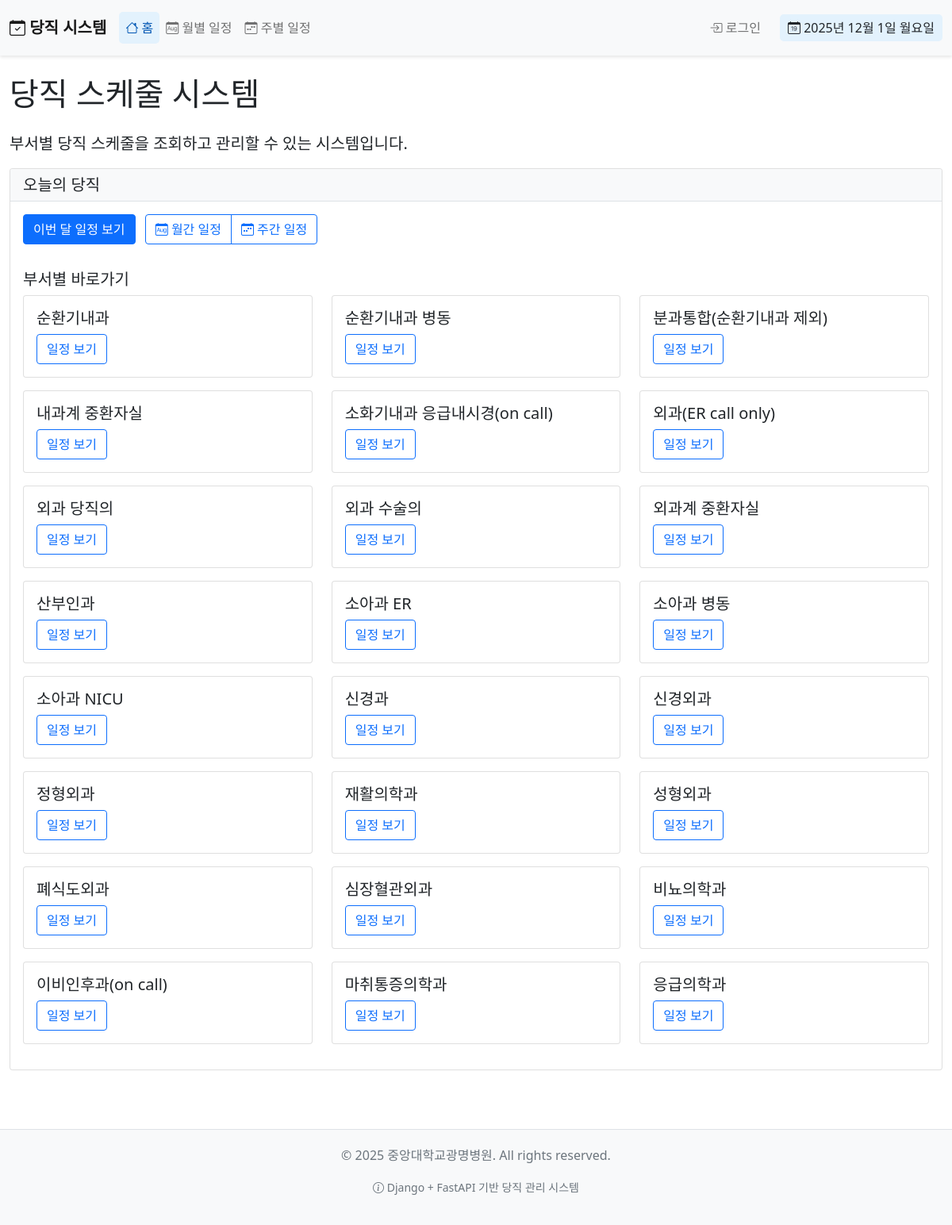
Page /schedule/ on the committed database.
### schedule/models.py (models this page shows, shortened)
class Department(models.Model):
    DEPARTMENT_CHOICES = [
        ('순환기내과', '순환기내과'),
        ('순환기내과 병동', '순환기내과 병동'),
        ('분과통합(순환기내과 제외)', '분과통합(순환기내과 제외)'),
        ('내과계 중환자실', '내과계 중환자실'),
        ('소화기내과 응급내시경(on call)', '소화기내과 응급내시경(on call)'),
        ('외과(ER call only)', '외과(ER call only)'),
        ('외과 당직의', '외과 당직의'),
        ('외과 수술의', '외과 수술의'),
        ('외과계 중환자실', '외과계 중환자실'),
        ('산부인과', '산부인과'),
        ('소아과 ER', '소아과 ER'),
        ('소아과 병동', '소아과 병동'),
        ('소아과 NICU', '소아과 NICU'),
        ('신경과', '신경과'),
        ('신경외과', '신경외과'),
        ('정형외과', '정형외과'),
        ('재활의학과', '재활의학과'),
        ('성형외과', '성형외과'),
        ('폐식도외과', '폐식도외과'),
        ('심장혈관외과', '심장혈관외과'),
        ('비뇨의학과', '비뇨의학과'),
        ('이비인후과(on call)', '이비인후과(on call)'),
        ('마취통증의학과', '마취통증의학과'),
        ('응급의학과', '응급의학과'),
    ]
    name = models.CharField(max_length=100, verbose_name='부서명', choices=DEPARTMENT_CHOICES)
    class Meta:
        verbose_name = '부서'
        verbose_name_plural = '부서'

### schedule/views.py (the view)
# urls.py: path('', views.HomeView.as_view(), name='home'),
class HomeView(TemplateView):
    template_name = 'schedule/home.html'
    def get_context_data(self, **kwargs):
        context = super().get_context_data(**kwargs)
        now = timezone.now()
        current_month_schedules = Schedule.objects.filter(
            date__year=now.year,
            date__month=now.month
        ).count()
        doctor_count = Doctor.objects.count()
        current_month_on_call = Schedule.objects.filter(
            date__year=now.year,
            date__month=now.month,
            is_on_call=True
        ).count()
        first_day = datetime(now.year, now.month, 1).date()
        first_monday = first_day - timedelta(days=first_day.weekday())
        current_date = now.date()
        current_week = ((current_date - first_monday).days // 7) + 1
        context.update({
            'current_year': now.year,
            'current_month': now.month,
            'current_week': current_week,
            'current_month_schedules': current_month_schedules,
            'doctor_count': doctor_count,
            'current_month_on_call': current_month_on_call,
            'departments': Department.objects.all(),
            'user': self.request.user,
        })
        return context

### logs/logging_config.py (called while the page is built)
def get_log_filename(backend, log_type, date=None):
    if date is None:
        date = datetime.now()
    date_str = date.strftime('%Y-%m-%d')
    return f"{backend}_{log_type}_{date_str}.txt"

def get_log_filepath(backend, log_type, date=None):
    filename = get_log_filename(backend, log_type, date)
    return LOGS_DIR / backend / log_type / filename

def create_logger(name, backend, log_type, level=logging.INFO):
    logger = logging.getLogger(name)
    logger.setLevel(level)
    if logger.handlers:
        return logger
    log_file = get_log_filepath(backend, log_type)
    handler = TimedRotatingFileHandlerWithCleanup(
        filename=str(log_file),
        when='midnight',
        interval=1,
        backupCount=30,
        encoding='utf-8'
    )
    formatter = CustomJSONFormatter()
    handler.setFormatter(formatter)
    logger.addHandler(handler)
    console_handler = logging.StreamHandler()
    console_formatter = logging.Formatter(
        '%(asctime)s - %(name)s - %(levelname)s - %(message)s'
    )
    console_handler.setFormatter(console_formatter)
    logger.addHandler(console_handler)
    return logger

def log_api_request(logger, request_data):
    logger.info(
        "API 요청",
        extra={
            'request_id': request_data.get('request_id'),
            'method': request_data.get('method'),
            'url': request_data.get('url'),
            'ip_address': request_data.get('ip_address'),
            'user_agent': request_data.get('user_agent'),
            'response_time': request_data.get('response_time'),
            'status_code': request_data.get('status_code'),
            'response_size': request_data.get('response_size'),
        }
    )

### schedule/context_processors.py (called while the page is built)
def current_date_processor(request):
    now = timezone.now()
    current_week = (now.day - 1) // 7 + 1
    return {
        'current_year': now.year,
        'current_month': now.month,
        'current_day': now.day,
        'current_week': current_week,
    }

### templates/schedule/home.html (shortened to what this page needs)
{% extends 'base.html' %}
{% block content %}
<div class="row">
    <div class="col-md-12">
        <h1 class="mb-4">당직 스케줄 시스템</h1>
        <p class="lead">부서별 당직 스케줄을 조회하고 관리할 수 있는 시스템입니다.</p>
        <div class="card mb-4">
            <div class="card-header">
                <h5 class="mb-0">오늘의 당직</h5>
            </div>
            <div class="card-body">
                {% now "Y" as current_year %}
                {% now "m" as current_month %}
                {% now "d" as current_day %}
                {% now "Y-m-d" as today_date %}
                <a href="{% url 'schedule:month_schedule' year=current_year month=current_month %}" class="btn btn-primary mb-3">
                    이번 달 일정 보기
                </a>
                {% if user.is_staff %}
                <div class="btn-group mb-3 ms-2">
                    <a href="{% url 'schedule:add_schedule' %}" class="btn btn-success">
                        <i class="bi bi-plus-circle"></i> 일정 추가
                    </a>
                    <button type="button" class="btn btn-sm btn-primary dropdown-toggle dropdown-toggle-split" data-bs-toggle="dropdown" aria-expanded="false">
                        <span class="visually-hidden">Toggle Dropdown</span>
                    </button>
                    <ul class="dropdown-menu">
                        <li><a class="dropdown-item" href="{% url 'schedule:month_schedule' year=current_year month=current_month %}"><i class="bi bi-calendar-month"></i> 월간 일정</a></li>
                        <li><a class="dropdown-item" href="{% url 'schedule:week_schedule' year=current_year month=current_month week=1 %}"><i class="bi bi-calendar-week"></i> 주간 일정</a></li>
                        <li><hr class="dropdown-divider"></li>
                        <li><a class="dropdown-item" href="{% url 'schedule:quick_add_schedule' %}"><i class="bi bi-lightning"></i> 빠른 추가</a></li>
                    </ul>
                </div>
                {% else %}
                <div class="btn-group mb-3 ms-2">
                    <a href="{% url 'schedule:month_schedule' year=current_year month=current_month %}" class="btn btn-outline-primary">
                        <i class="bi bi-calendar-month"></i> 월간 일정
                    </a>
                    <a href="{% url 'schedule:week_schedule' year=current_year month=current_month week=1 %}" class="btn btn-outline-primary">
                        <i class="bi bi-calendar-week"></i> 주간 일정
                    </a>
                </div>
                {% endif %}
                <div class="mt-3">
                    <h5>부서별 바로가기</h5>
                    <div class="row">
                        {% for department in departments %}
                        <div class="col-md-4 mb-3">
                            <div class="card">
                                <div class="card-body">
                                    <h5 class="card-title">{{ department.name }}</h5>
                                    <a href="{% url 'schedule:department_schedule' department_id=department.id year=current_year month=current_month %}" class="btn btn-outline-primary">
                                        일정 보기
                                    </a>
                                </div>
                            </div>
                        </div>
                        {% empty %}
                        <div class="col-12">
                            <p>등록된 부서가 없습니다.</p>
                        </div>
                        {% endfor %}
                    </div>
                </div>
            </div>
        </div>
    </div>
</div>
{% endblock %}

### templates/base.html (style rules this page uses)
.card-header { background-color: #f8f9fa; border-bottom: 1px solid #dee2e6; }

### rows in the picture
Department: name "순환기내과"
Department: name "순환기내과 병동"
Department: name "분과통합(순환기내과 제외)"
Department: name "내과계 중환자실"
Department: name "소화기내과 응급내시경(on call)"
Department: name "외과(ER call only)"
Department: name "외과 당직의"
Department: name "외과 수술의"
Department: name "외과계 중환자실"
Department: name "산부인과"
Department: name "소아과 ER"
Department: name "소아과 병동"
Department: name "소아과 NICU"
Department: name "신경과"
Department: name "신경외과"
Department: name "정형외과"
Department: name "재활의학과"
Department: name "성형외과"
Department: name "폐식도외과"
Department: name "심장혈관외과"
Department: name "비뇨의학과"
Department: name "이비인후과(on call)"
Department: name "마취통증의학과"
Department: name "응급의학과"
